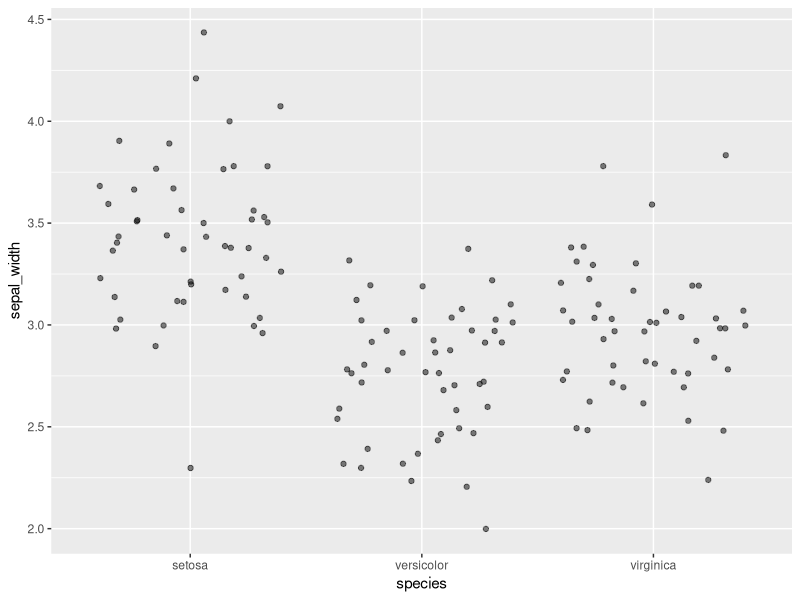
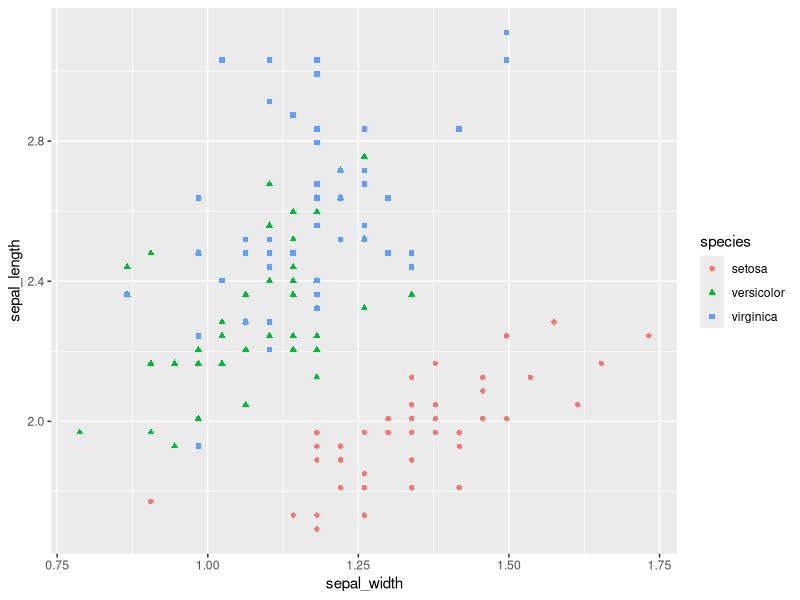
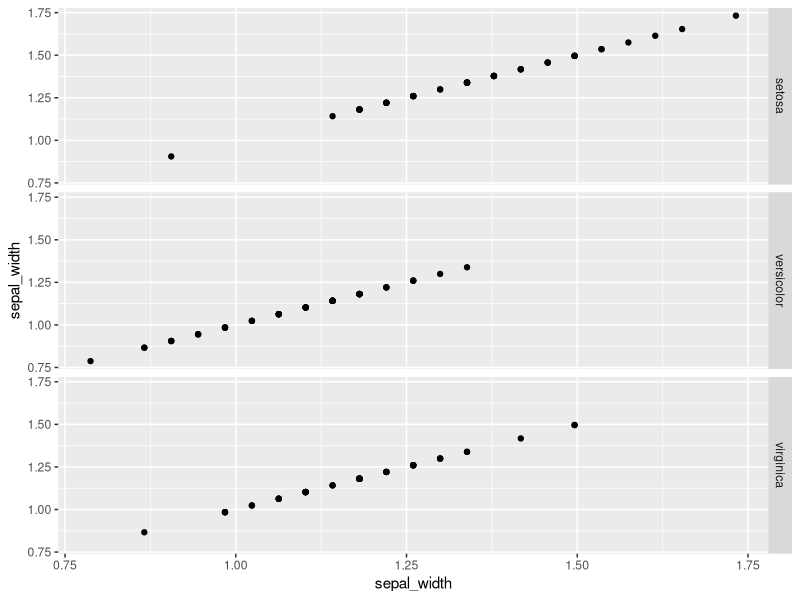

Reproduce these figures in R, in order. (Note: this script raises an error after producing the figures.)
## ---- chunk 1
knitr::opts_chunk$set(error = TRUE)
## ---- chunk 2
# load your packages here:
library(tidyverse)
## ---- chunk 3
mtcars_1 <- mtcars %>% 
  as_tibble(rownames = "model") %>% 
  filter(cyl == 6) %>% 
  select(model, mpg, hp)
  
## ---- chunk 4
knitr::kable(mtcars_1)
## ---- chunk 5
iris_wedidit <- iris %>% 
  rename_all(tolower) %>% 
  rename(sepal_length = sepal.length, sepal_width = sepal.width, petal_length = petal.length, petal_width = petal.width) %>% 
  select(species,everything())
## ---- chunk 6
library(ggplot2) 
  iris_wedidit %>% 
  ggplot(aes(x = species, y = sepal_width))+
    geom_jitter(alpha = 0.5)
## ---- chunk 7
iris_inin <- iris_wedidit %>% 
  mutate(sepal_length = sepal_length / 2.54, sepal_width = sepal_width / 2.54, petal_length = petal_length / 2.54, petal_width = petal_width / 2.54)
## ---- chunk 8
iris_inin %>% 
  ggplot(aes(x = sepal_width, y = sepal_length)) +
  geom_point(aes(shape = species, color = species))

## ---- chunk 9
iris_inin %>% 
  ggplot(aes(x = sepal_width, y = sepal_width)) +
  geom_point()+
  facet_grid(rows = vars(species))
## ---- chunk 10
gapminder %>% 
  group_by(continent, year) %>% 
  summerize(min_life = min(round(lifeExp -1)))
#why is this not working I don't understand
## ---- chunk 11
psych::bfi %>%
  as_tibble() %>% 
  select(A1:A5) %>% 
  rowwise() %>% 
  mutate(A_mean = mean(c(A1, A2, A3, A4, A5), na.rm = TRUE)) %>% 
  ungroup()
## ---- chunk 12

## ---- chunk 13
psych::bfi %>% 
  as_tibble() %>% 
  select(A1:A5) %>% 
  mutate(A_min = pmin(A1, A2, A3, A4, A5))
## ---- chunk 14
psych::bfi %>% 
  as_tibble() %>% 
  select(A1:A5) %>% 
  mutate(A_mn = rowMeans(select(., A1:A5)),
         A_mn2 = rowMeans(select(., starts_with("A", ignore.case = FALSE))))
## ---- chunk 15
FILL_THIS_IN <-
  psych::bfi %>% 
  FILL_THIS_IN(FILL_THIS_IN)
## ---- chunk 16
FILL_THIS_IN %>% 
  FILL_THIS_IN(FILL_THIS_IN) %>% 
  FILL_THIS_IN(FILL_THIS_IN)
## ---- chunk 17

## ---- chunk 18
